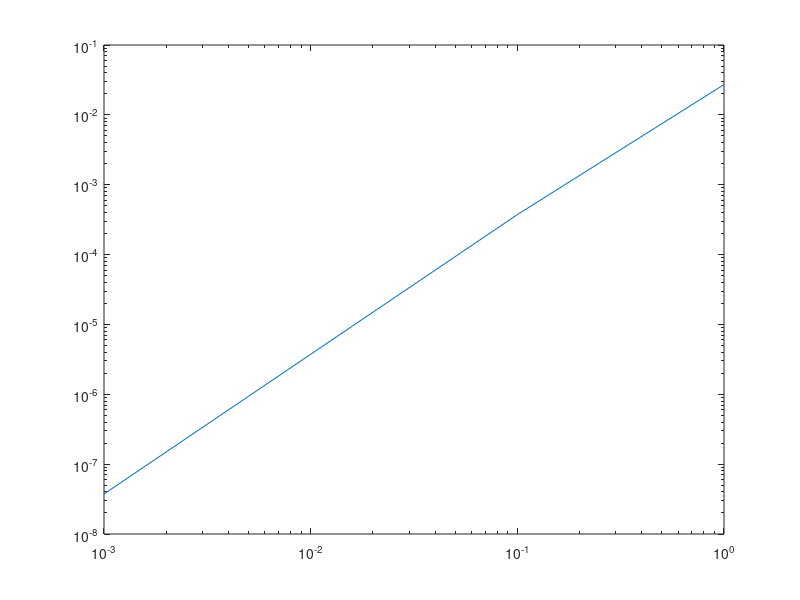

Source code (MATLAB): (Note: this script raises an error after producing the figure.)
%%
addpath('../lib')

%% 1)
clc; clear;
a = -2;
b = 5;
f = @(x) 7*x - 5;
p = [7 -5];

% Usando 'integral'
integral(f, a, b)

% Usando 'polyint'
P = polyint(p);
polyval(P, b) - polyval(P, a)

% Usando formula di quadratura (grado 1, dunque bastano PM opppure T)
% I_PM(f) ~ (b-a)*f((a+b)/2)
(b-a) * f((a+b)/2)
% I_T(f) ~ (b-a)/2*[f(a) + f(b)]
(b-a)/2 * (f(a) + f(b))

%%
clc; clear;

a = -2;
b = 5;
f = @(x) 5*x.^2 - 3*x + 8;
p = [5 -3 8];

integral(f, a, b)

P = polyint(p);
polyval(P, b) - polyval(P, a)

% Grado 2 -> Per esattezza serve CS
% Trapezio:
(b-a)/2 * (f(a) + f(b)) % Sbagliato
% CS: I_CS(f) ~ (b-a)/6 * [f(a) + 4f((a+b)/2) + f(b)]
(b-a)/6 * (f(a) + 4*f((a+b)/2) + f(b)) % Giusto

%%
clc; clear;

a = -2;
b = 5;
f = @(x) 3*x.^3 - 2*x.^2 + 5*x - 1;
p = [3 -2 5 -1];

P = polyint(p);
polyval(P, b) - polyval(P, a)

(b-a)/6 * (f(a) + 4*f((a+b)/2) + f(b))


%% 
clc; clear;

x = [-10 -5 -3 -1 0 1 2 3 5 7 9];
y = [-1 5 2.3 1.4 -2  -4 3 1.1 3.2 -1 -4]; 
I = trapz(x, y)

%% 2.a)
clc; clear;
 
a = 0;
b = pi/2;
f = @(x) sin(x);

I = integral(f, a, b);

M = [20 200 2000 20000];
Hs = (b-a)./M;

I_tcs = zeros(size(M));
errs = zeros(size(M));

for i = 1:length(M)
    m = M(i);
    
    nodes = linspace(a, b, m+1); % m sottointervalli significa m+1 nodi di quadratura
    values = f(nodes);

    I_tcs(i) = trapz(nodes, values);
    errs(i) = abs(I - I_tcs(i));
end

% Verifica che err = O(H^2)
% devo vedere se err = C*H^2
% idea: log(err) = log(C*H^2); log(err) = log(C) + 2*log(H)
% dunque posso trovare l'interpolante tra i punti log(H), log(err)
% e verificare che abbia una pendenza 2
p = polyfit(log(Hs), log(errs), 1);
slope = p(1);

% plot:
loglog(Hs, errs)

%% 2.b)
clc; clear;

a = -10;
b = 10;
f = @(x) cos(x) .* exp(sin(x));

I = integral(f, a, b);

M = [20 200 2000 20000];
Hs = (b-a)./M;

I_tcs = zeros(size(M));
errs = zeros(size(M));

for i = 1:length(M)
    m = M(i);

    nodes = linspace(a, b, m+1); % m sottointervalli significa m+1 nodi di quadratura
    values = f(nodes);

    I_tcs(i) = trapz(nodes, values);
    errs(i) = abs(I - I_tcs(i));
end

% Verifica che err = O(H^2)
% devo vedere se err = C*H^2
% idea: log(err) = log(C*H^2); log(err) = log(C) + 2*log(H)
% dunque posso trovare l'interpolante tra i punti log(H), log(err)
% e verificare che abbia una pendenza 2
p = polyfit(log(Hs), log(errs), 1);
slope = p(1)

% plot:
loglog(Hs, errs)

%% 3)
clc; clear; 

a = -10;
b = 10;
f = @(x) cos(x) .* exp(sin(x));

toll = 1e-6;

m = 1;
x = linspace(a, b, m+1);
y = f(x);
I_old = trapz(x, y);
while 1
    m = 2*m;
    x = linspace(a, b, m+1);
    y = f(x);
    I_new = trapz(x, y);
    if abs(I_new - I_old) < toll
        break
    end
    I_old = I_new;
end

I_new
I = integral(f, a, b)

%% 4)
clc; clear;

a = 1;
b = 2;
f = @(x) 1./x + exp(x);

I = integral(f, a, b);
M = [20 200 2000 20000];
H = (b-a)./M;
I_csc = zeros(size(M));
err = zeros(size(M));
for i=1:length(M)
    m = M(i);
    x = linspace(a, b, m+1);
    y = f(x);

    I_csc(i) = pmedc(a, b, m, f);
    err(i) = abs(I - I_csc(i));
end

I_csc
err

% Con PM, dovrebbe essere err = O(H^2) = C*H^2
% log(err) = log(C) + 2*log(H)
polyfit(log(H), log(err), 1) %ok

%%
clc; clear; format long e;

a = 0;
b = 5;
f = @(x) 1 ./ (1 + x.^2);

I = integral(f, a, b);
M = [20 200 2000 20000];
H = (b-a)./M;
I_csc = zeros(size(M));
err = zeros(size(M));
for i=1:length(M)
    m = M(i);
    x = linspace(a, b, m+1);
    y = f(x);

    I_csc(i) = simpsc(a, b, m, f);
    err(i) = abs(I - I_csc(i));
end

I_csc
err

% Con PM, dovrebbe essere err = O(H^2) = C*H^4
% log(err) = log(C) + 4*log(H)
polyfit(log(H), log(err), 1) % 2.44?
